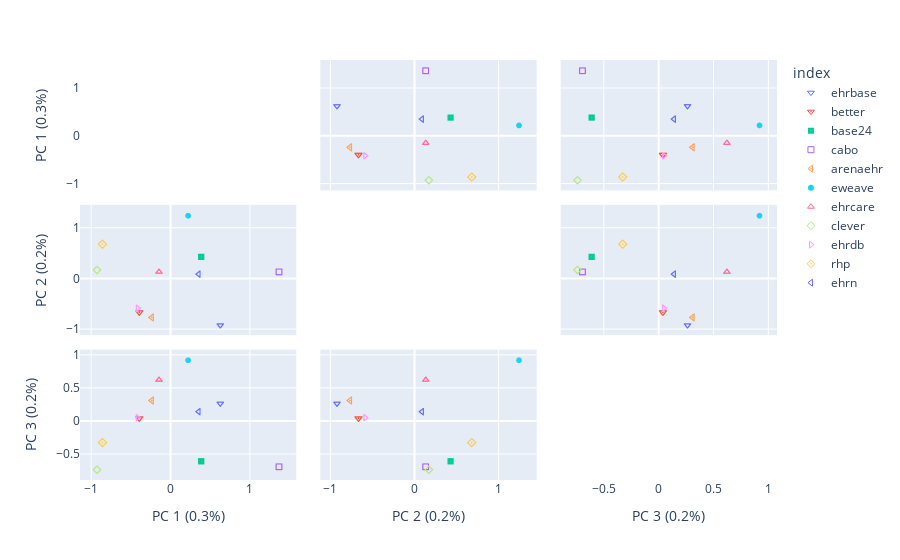

The code cell stored with this chart in its notebook:
### Code cell
import plotly.express as px

import plotly.graph_objects as go
from plotly.validators.scatter.marker import SymbolValidator

raw_symbol = SymbolValidator().values

symbol_sequence=[raw_symbol[25*3],raw_symbol[27*3],raw_symbol[6*3],raw_symbol[5*3],raw_symbol[31*3],
                raw_symbol[0*3],raw_symbol[21*3],raw_symbol[9*3],raw_symbol[33*3],raw_symbol[11*3],
                raw_symbol[29*3]]


from sklearn.decomposition import PCA

labels = {
    str(i): f"PC {i+1} ({var:.1f}%)"
    for i, var in enumerate(mca.explained_inertia_ * 100)
}

fig = px.scatter_matrix(
    df_mca,
    labels=labels,
    dimensions=range(3),
    symbol_sequence=symbol_sequence,
    color=df_mca.index,
    symbol=df_mca.index
)
fig.update_traces(diagonal_visible=False)
fig.show()
#fig.write_image('DimensionsReductionSurvey2023_orig-4diagram_2dplots_1000dpi.pdf',scale=2)
fig.write_image('DimensionsReductionSurvey2023_orig-4diagram_2dplots_1000dpi.jpeg',scale=8)

### Figure 1 — Plotly figure (JSON) as saved in the notebook; plotly's stock layout.template omitted (floating-point values rounded to 4 significant figures)
{"data": [{"diagonal": {"visible": false}, "dimensions": [{"axis": {"matches": true}, "label": "PC 1 (0.3%)", "values": [0.629]}, {"axis": {"matches": true}, "label": "PC 2 (0.2%)", "values": [-0.9175]}, {"axis": {"matches": true}, "label": "PC 3 (0.2%)", "values": [0.2663]}], "hovertemplate": "index=ehrbase<br>%{xaxis.title.text}=%{x}<br>%{yaxis.title.text}=%{y}<extra></extra>", "legendgroup": "ehrbase", "marker": {"color": "#636efa", "symbol": 106}, "name": "ehrbase", "showlegend": true, "type": "splom"}, {"diagonal": {"visible": false}, "dimensions": [{"axis": {"matches": true}, "label": "PC 1 (0.3%)", "values": [-0.3926]}, {"axis": {"matches": true}, "label": "PC 2 (0.2%)", "values": [-0.6617]}, {"axis": {"matches": true}, "label": "PC 3 (0.2%)", "values": [0.04155]}], "hovertemplate": "index=better<br>%{xaxis.title.text}=%{x}<br>%{yaxis.title.text}=%{y}<extra></extra>", "legendgroup": "better", "marker": {"color": "#EF553B", "symbol": 306}, "name": "better", "showlegend": true, "type": "splom"}, {"diagonal": {"visible": false}, "dimensions": [{"axis": {"matches": true}, "label": "PC 1 (0.3%)", "values": [0.3885]}, {"axis": {"matches": true}, "label": "PC 2 (0.2%)", "values": [0.4353]}, {"axis": {"matches": true}, "label": "PC 3 (0.2%)", "values": [-0.6092]}], "hovertemplate": "index=base24<br>%{xaxis.title.text}=%{x}<br>%{yaxis.title.text}=%{y}<extra></extra>", "legendgroup": "base24", "marker": {"color": "#00cc96", "symbol": 201}, "name": "base24", "showlegend": true, "type": "splom"}, {"diagonal": {"visible": false}, "dimensions": [{"axis": {"matches": true}, "label": "PC 1 (0.3%)", "values": [1.37]}, {"axis": {"matches": true}, "label": "PC 2 (0.2%)", "values": [0.1384]}, {"axis": {"matches": true}, "label": "PC 3 (0.2%)", "values": [-0.6929]}], "hovertemplate": "index=cabo<br>%{xaxis.title.text}=%{x}<br>%{yaxis.title.text}=%{y}<extra></extra>", "legendgroup": "cabo", "marker": {"color": "#ab63fa", "symbol": 101}, "name": "cabo", "showlegend": true, "type": "splom"}, {"diagonal": {"visible": false}, "dimensions": [{"axis": {"matches": true}, "label": "PC 1 (0.3%)", "values": [-0.2352]}, {"axis": {"matches": true}, "label": "PC 2 (0.2%)", "values": [-0.7629]}, {"axis": {"matches": true}, "label": "PC 3 (0.2%)", "values": [0.3129]}], "hovertemplate": "index=arenaehr<br>%{xaxis.title.text}=%{x}<br>%{yaxis.title.text}=%{y}<extra></extra>", "legendgroup": "arenaehr", "marker": {"color": "#FFA15A", "symbol": 307}, "name": "arenaehr", "showlegend": true, "type": "splom"}, {"diagonal": {"visible": false}, "dimensions": [{"axis": {"matches": true}, "label": "PC 1 (0.3%)", "values": [0.2235]}, {"axis": {"matches": true}, "label": "PC 2 (0.2%)", "values": [1.25]}, {"axis": {"matches": true}, "label": "PC 3 (0.2%)", "values": [0.9236]}], "hovertemplate": "index=eweave<br>%{xaxis.title.text}=%{x}<br>%{yaxis.title.text}=%{y}<extra></extra>", "legendgroup": "eweave", "marker": {"color": "#19d3f3", "symbol": 0}, "name": "eweave", "showlegend": true, "type": "splom"}, {"diagonal": {"visible": false}, "dimensions": [{"axis": {"matches": true}, "label": "PC 1 (0.3%)", "values": [-0.1437]}, {"axis": {"matches": true}, "label": "PC 2 (0.2%)", "values": [0.14]}, {"axis": {"matches": true}, "label": "PC 3 (0.2%)", "values": [0.6262]}], "hovertemplate": "index=ehrcare<br>%{xaxis.title.text}=%{x}<br>%{yaxis.title.text}=%{y}<extra></extra>", "legendgroup": "ehrcare", "marker": {"color": "#FF6692", "symbol": 105}, "name": "ehrcare", "showlegend": true, "type": "splom"}, {"diagonal": {"visible": false}, "dimensions": [{"axis": {"matches": true}, "label": "PC 1 (0.3%)", "values": [-0.9262]}, {"axis": {"matches": true}, "label": "PC 2 (0.2%)", "values": [0.1769]}, {"axis": {"matches": true}, "label": "PC 3 (0.2%)", "values": [-0.738]}], "hovertemplate": "index=clever<br>%{xaxis.title.text}=%{x}<br>%{yaxis.title.text}=%{y}<extra></extra>", "legendgroup": "clever", "marker": {"color": "#B6E880", "symbol": 102}, "name": "clever", "showlegend": true, "type": "splom"}, {"diagonal": {"visible": false}, "dimensions": [{"axis": {"matches": true}, "label": "PC 1 (0.3%)", "values": [-0.4124]}, {"axis": {"matches": true}, "label": "PC 2 (0.2%)", "values": [-0.5812]}, {"axis": {"matches": true}, "label": "PC 3 (0.2%)", "values": [0.05205]}], "hovertemplate": "index=ehrdb<br>%{xaxis.title.text}=%{x}<br>%{yaxis.title.text}=%{y}<extra></extra>", "legendgroup": "ehrdb", "marker": {"color": "#FF97FF", "symbol": 108}, "name": "ehrdb", "showlegend": true, "type": "splom"}, {"diagonal": {"visible": false}, "dimensions": [{"axis": {"matches": true}, "label": "PC 1 (0.3%)", "values": [-0.8579]}, {"axis": {"matches": true}, "label": "PC 2 (0.2%)", "values": [0.6876]}, {"axis": {"matches": true}, "label": "PC 3 (0.2%)", "values": [-0.3254]}], "hovertemplate": "index=rhp<br>%{xaxis.title.text}=%{x}<br>%{yaxis.title.text}=%{y}<extra></extra>", "legendgroup": "rhp", "marker": {"color": "#FECB52", "symbol": 302}, "name": "rhp", "showlegend": true, "type": "splom"}, {"diagonal": {"visible": false}, "dimensions": [{"axis": {"matches": true}, "label": "PC 1 (0.3%)", "values": [0.3566]}, {"axis": {"matches": true}, "label": "PC 2 (0.2%)", "values": [0.09467]}, {"axis": {"matches": true}, "label": "PC 3 (0.2%)", "values": [0.1429]}], "hovertemplate": "index=ehrn<br>%{xaxis.title.text}=%{x}<br>%{yaxis.title.text}=%{y}<extra></extra>", "legendgroup": "ehrn", "marker": {"color": "#636efa", "symbol": 107}, "name": "ehrn", "showlegend": true, "type": "splom"}], "layout": {"dragmode": "select", "legend": {"title": {"text": "index"}, "tracegroupgap": 0}, "margin": {"t": 60}}}
